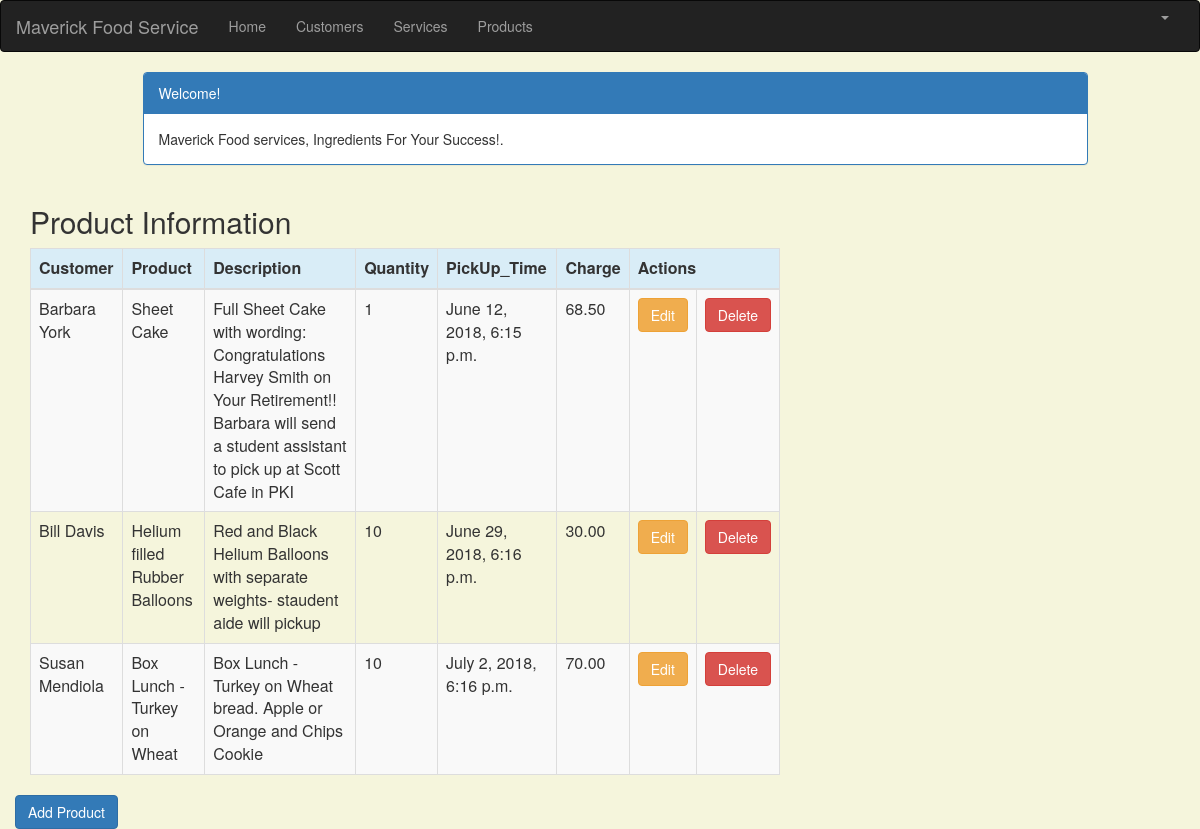
The page /product_list (signed in) on the database its author committed.
### crm/models.py (models this page shows, shortened)
class Product(models.Model):
    cust_name = models.ForeignKey(Customer, on_delete=models.CASCADE, related_name='products')
    product = models.CharField(max_length=100)
    p_description = models.TextField()
    quantity = models.IntegerField()
    pickup_time = models.DateTimeField(
        default=timezone.now)
    charge = models.DecimalField(max_digits=10, decimal_places=2)
    created_date = models.DateTimeField(
        default=timezone.now)
    updated_date = models.DateTimeField(auto_now_add=True)

class Customer(models.Model):
    cust_name = models.CharField(max_length=50)
    organization = models.CharField(max_length=100, blank=True)
    role = models.CharField(max_length=100)
    email = models.EmailField(max_length=100)
    bldgroom = models.CharField(max_length=100)
    address = models.CharField(max_length=200)
    account_number = models.IntegerField(blank=False, null=False)
    city = models.CharField(max_length=50)
    state = models.CharField(max_length=50)
    zipcode = models.CharField(max_length=10)
    phone_number = models.CharField(max_length=50)
    created_date = models.DateTimeField(
        default=timezone.now)
    updated_date = models.DateTimeField(auto_now_add=True)
    def __str__(self):
        return str(self.cust_name)

### crm/views.py (the view)
# urls.py: path('product_list', views.product_list, name='product_list'),
@login_required
def product_list(request):
   products = Product.objects.filter(created_date__lte=timezone.now())
   return render(request, 'crm/product_list.html', {'products': products})

### crm/templates/crm/product_list.html (shortened to what this page needs)
{% extends 'crm/base.html' %}
{% block content %}
    <html>
    <head>
        <link rel="stylesheet" href="https://maxcdn.bootstrapcdn.com/bootstrap/3.3.4/css/bootstrap.min.css">
    </head>
    <body>
    <div class="container">
        <div class="row">
            <div class="col-md-10 col-md-offset-1">
                <div class="panel panel-primary">
                    <div class="panel-heading">Welcome!</div>
                    <div class="panel-body">
                        Maverick Food services, Ingredients For Your Success!.
                    </div>
                </div>
            </div>
        </div>
    </div>
    <div class="row">
        <h2 style="padding-left: 15Px">Product Information</h2>
    </div>
    <div>
        <table class="table table-striped table-bordered table-hover">
            <thead>
            <tr class="bg-info">
                <th>Customer</th>
                <th>Product</th>
                <th>Description</th>
                <th>Quantity</th>
                <th>PickUp_Time</th>
                <th>Charge</th>
                <th colspan="3">Actions</th>
            </tr>
            </thead>
            <tbody>
            {% for product in products %}
                <tr>
                    <td>{{ product.cust_name }}</td>
                    <td>{{ product.product }}</td>
                     <td>{{ product.p_description }}</td>
                    <td>{{ product.quantity }}</td>
                    <td>{{ product.pickup_time }}</td>
                    <td>{{ product.charge }}</td>
                    <td><a href="{% url 'crm:product_edit' pk=product.pk %}"
                           class="btn btn-warning">Edit</a></td>
                    <td><a href="{% url 'crm:product_delete' pk=product.pk %}"
                           onclick="return confirm('Are you sure you want to delete?')"
                           class="btn btn-danger">Delete</a>
                    </td>
                </tr>
            {% endfor %}
            </tbody>
        </table>
     <div class="row">
             <a href="{% url 'crm:product_new' %}" class="row"><span
                    class="btn btn-primary">Add Product</span></a>
        </div>
    </div>
    </body>
    </html>
{% endblock %}

### crm/templates/crm/product_list.html (style rules this page uses)
body { background-color: beige; }

### rows shown on the page
Product: cust_name "Barbara York", product "Sheet Cake", p_description "Full Sheet Cake with wording: Congratulations Harvey Smith on Your Retirement!! Barbara will send a student assistant to pick up at Scott Cafe in PKI", quantity "1", pickup_time "June 12, 2018, 6:15 p.m.", charge "68.50"
Product: cust_name "Bill Davis", product "Helium filled Rubber Balloons", p_description "Red and Black Helium Balloons with separate weights- staudent aide will pickup", quantity "10", pickup_time "June 29, 2018, 6:16 p.m.", charge "30.00"
Product: cust_name "Susan Mendiola", product "Box Lunch - Turkey on Wheat", p_description "Box Lunch - Turkey on Wheat bread. Apple or Orange and Chips Cookie", quantity "10", pickup_time "July 2, 2018, 6:16 p.m.", charge "70.00"
